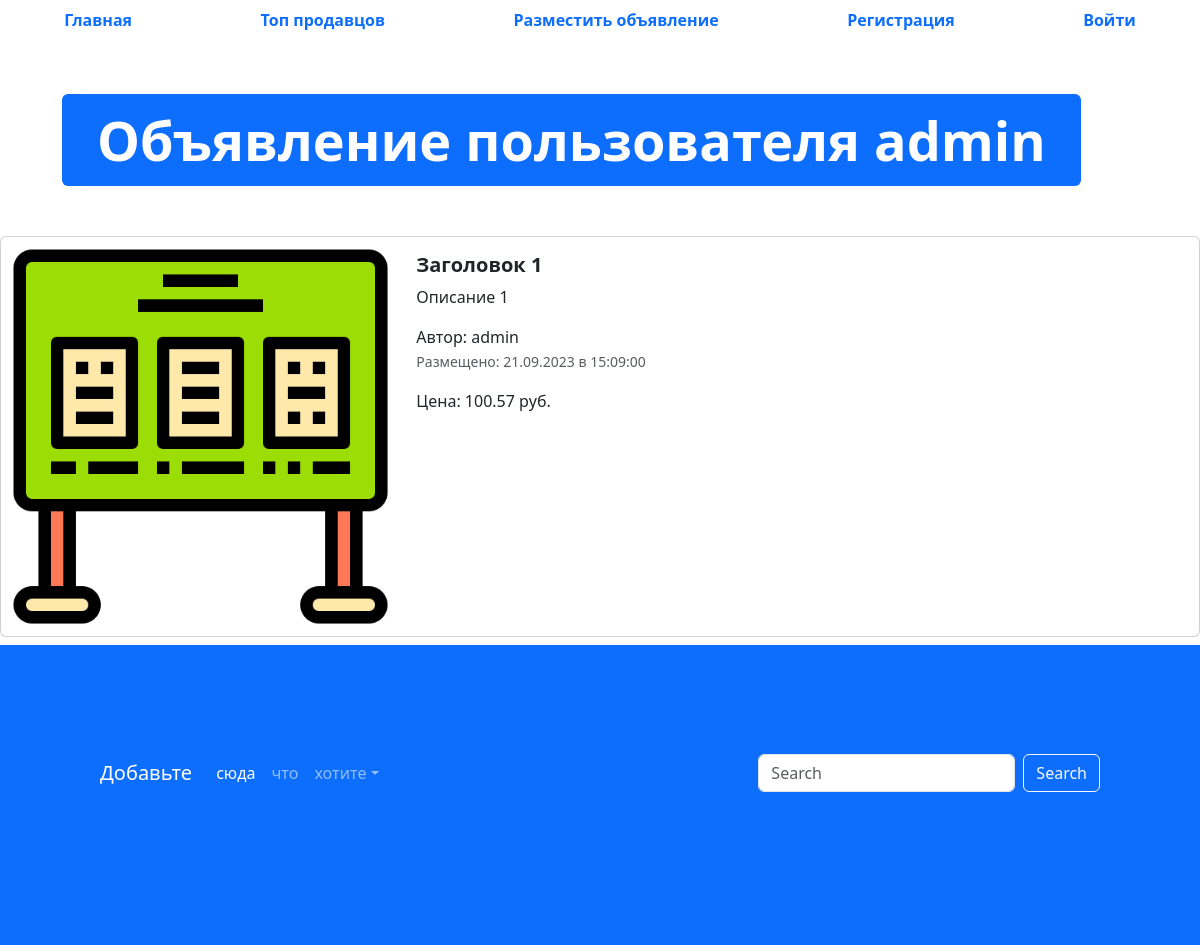
The app's page /adv/1 with its own data.
### app_advertisements/models.py (models this page shows, shortened)
class Advertisement(models.Model):
    title = models.CharField(verbose_name="Заголовок", max_length=128)
    description = models.TextField("Описание")
    price = models.DecimalField("Цена", max_digits=10, decimal_places=2)  # максимум 99_999_999.99
    auction = models.BooleanField("Торг", help_text="Отметьте, если торг уместен")
    created_at = models.DateTimeField(auto_now_add=True)
    updated_at = models.DateTimeField(auto_now=True)
    user = models.ForeignKey(User, on_delete=models.CASCADE, verbose_name='Пользователь')
    image = models.ImageField("Изображение", upload_to="advertisements/")
    @admin.display(description='Дата создания')
    def created_date(self):
        if self.created_at.date()==timezone.now().date():
            created_time=self.created_at.time().strftime("%H:%M:%S")
            return format_html('<span style="color: green; '
                               'font-weight: bold">Сегодня в '
                               '{}</span>', created_time)
        return self.created_at.strftime("%d.%m.%Y в %H:%M:%S")
    class Meta:
        db_table = "advertisements"

### app_advertisements/views.py (the view)
# urls.py: path('adv/<int:pk>', adv_detail, name='adv_detail')
def adv_detail(request, pk):
    advertisements = Advertisement.objects.get(id=pk)
    context = {'advertisements': advertisements}
    return render(request, 'app_advertisements/advertisement.html', context)

### templates/app_advertisements/advertisement.html (shortened to what this page needs)
{% extends 'base.html' %}
{% load static %}
{% block content %}
<ul class="nav nav-pills sticky-top bg-white nav-fill">
  <li class="nav-item">
    <a class="nav-link" aria-current="page" href="{% url 'main_page' %}">
      <span style="font-weight: bold;">Главная</span>
    </a>
  </li>
  <li class="nav-item">
    <a class="nav-link" href="{% url 'top_sellers' %}"><span style="font-weight: bold;">Топ продавцов</span>
    </a>
  </li>
  <li class="nav-item">
    <a class="nav-link" href="{% url 'adv_post' %}">
      <span style="font-weight: bold;">Разместить объявление</span>
    </a>
  </li>
  {% if not user.is_authenticated %}
  <li class="nav-item">
    <a class="nav-link" href="{% url 'register' %}">
      <span style="font-weight: bold;">Регистрация</span>
    </a>
  </li>
  <li class="nav-item">
    <a class="nav-link" href="{% url 'login' %}">
      <span style="font-weight: bold;">Войти</span>
    </a>
  </li>
  {% endif %}
</ul>
  <div class="container" style="margin: 50px;">
    <div class="display-2">
      <span class="badge bg-primary">Объявление пользователя {{ advertisements.user }}</span>
    </div>
  </div>
  <div class="col">
    <div class="card mb-2" style="max-width: 1200px; margin-top: 20px;">
      <div class="row g-0">
       <div class="col-md-4">
            <img src="{% if advertisements.image %} {{ advertisements.image.url }} {% else %} {% static 'img/pict.png' %} {% endif %}" class="img-fluid rounded-start" alt="Card title">
        </div>
        <div class="col-md-8">
          <div class="card-body">
            <h5 class="card-title">
              <a href="{{ adv.get_absolute_url }}" class="nav-link"><strong>{{ advertisements.title }}</strong></a>
            </h5>
            <a href="{{ adv.get_absolute_url }}" class="nav-link">
              <p class="card-text">{{ advertisements.description }}</p>
              <span>Автор: {{ advertisements.user }}</span>
              <p class="card-text"><small class="text-muted">Размещено: {{ advertisements.created_date }}</small></p>
            <span>Цена: {{ advertisements.price }} руб.</span>
            </a>
          </div>
        </div>
      </div>
    </div>
  </div>
  <footer style="padding: 100px; min-height: 300px;" class="bg-primary">
    <nav class="navbar navbar-expand-sm navbar-dark">
      <a class="navbar-brand" href="#">Добавьте</a>
      <div class="collapse navbar-collapse" id="collapsibleNavId">
        <ul class="navbar-nav me-auto mt-2 mt-lg-0">
          <li class="nav-item">
            <a class="nav-link active" href="#" aria-current="page">сюда</a>
          </li>
          <li class="nav-item">
            <a class="nav-link" href="#">что</a>
          </li>
          <li class="nav-item dropdown">
            <a class="nav-link dropdown-toggle" href="#" id="dropdownId" data-bs-toggle="dropdown" aria-haspopup="true"
              aria-expanded="false">хотите</a>
          </li>
        </ul>
        <form class="d-flex my-2 my-lg-0">
          <input class="form-control me-sm-2" type="text" placeholder="Search">
          <button class="btn btn-outline-light my-2 my-sm-0" type="submit">Search</button>
        </form>
      </div>
    </nav>
  </footer>
{% endblock %}

### records on screen
Advertisement: user "admin", title "Заголовок 1", description "Описание 1", created_date "21.09.2023 в 15:09:00", price "100.57"
